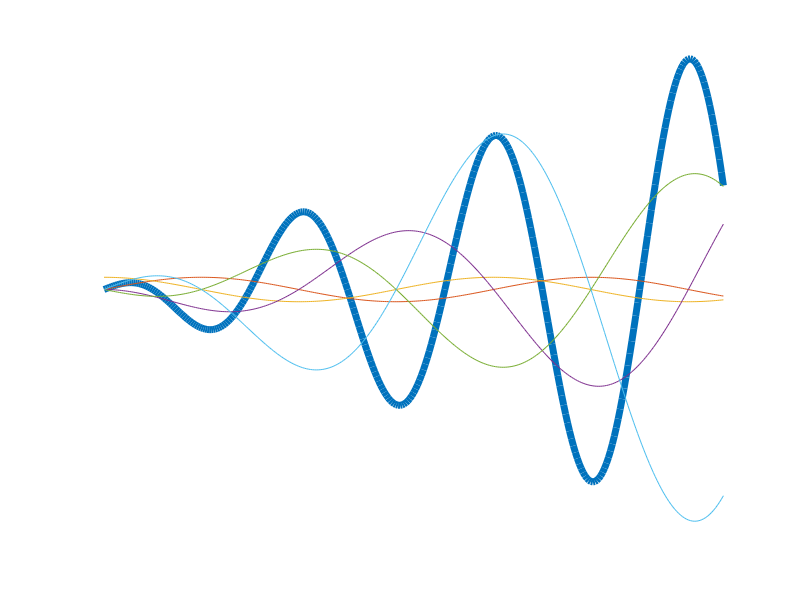

The MATLAB source for this figure:
function wave()
    x = 0: pi/100: 10;
    y1 = sin (x); 
    y2 = cos (x); 
    y3 = -x.*sin(x);
    y4 = -x.*cos(x); 
    y5 = 2*x.*cos(x); 
    y6 = 2*x.*cos(2*x);
    plot (x,y6, 'linewidth',5); 
    hold on
    plot (x,y1, x,y2, x,y3, x,y4, x,y5); 
    axis off